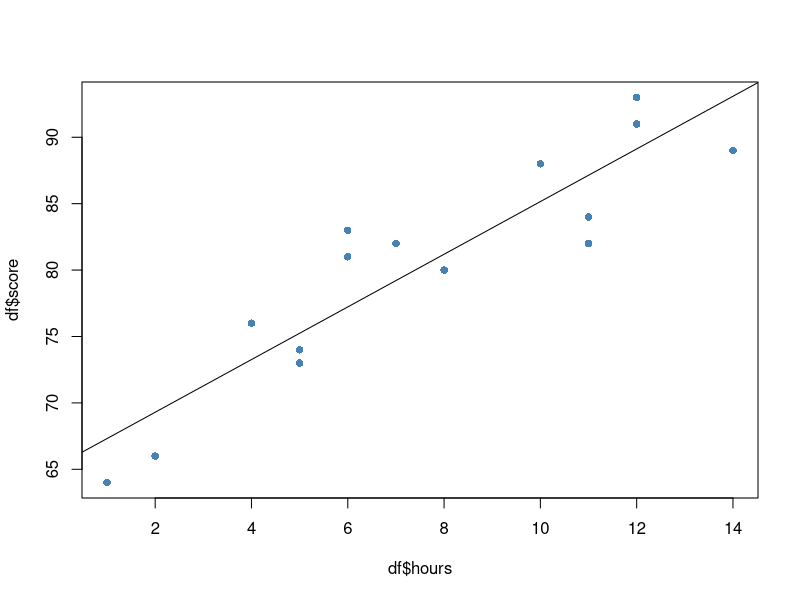

This chart was generated by the following R code:
# The method of least squares is a method we can use to find the
# regression line that best fits a given dataset

# method of least squares in R
# create data frame
df <- data.frame(hours=c(1, 2, 4, 5, 5, 6, 6, 7, 8, 10, 11, 11, 12, 12, 14),
                 score=c(64, 66, 76, 73, 74, 81, 83, 82, 80, 88, 84, 82, 91, 93, 89))

# view first six rows of data frame
head(df)

# use method of least squares to fit regression line
model <- lm(score ~ hours, data = df)

# view regressioin model summary
summary(model)

# create scatter plot of data
plot(df$hours, df$score, pch=16, col="steelblue")

# add fitted regression line to scatter plot
abline(model)
